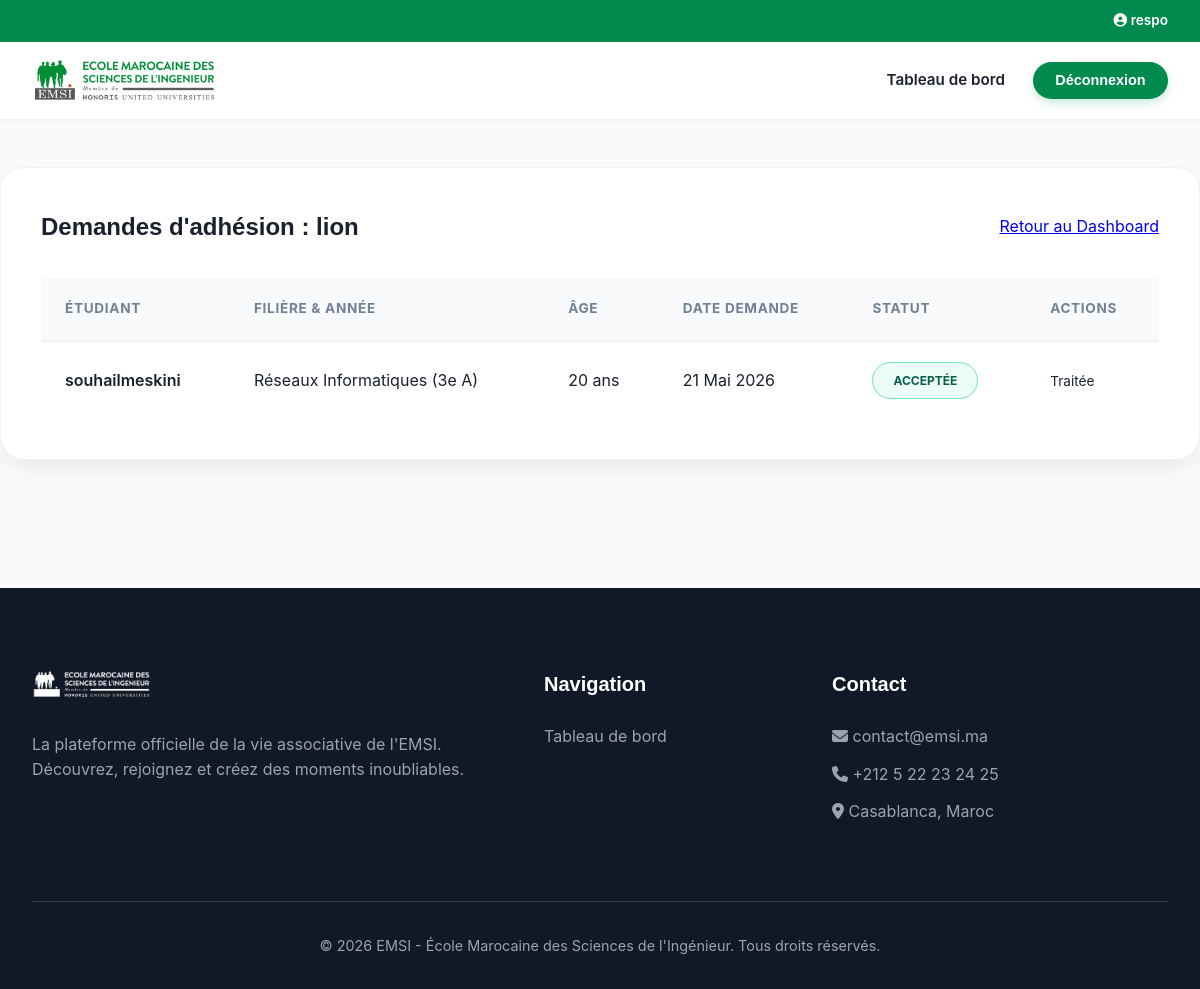
Page /clubs/1/manage/ (signed in) on the committed database.
### accounts/models.py (models this page shows, shortened)
class Utilisateur(AbstractUser):
    ROLE_CHOICES = (
        ('ADMIN',       'Administrateur'),
        ('RESPONSABLE', 'Responsable de club'),
        ('ETUDIANT',    'Étudiant'),
    )
    role    = models.CharField(max_length=15, choices=ROLE_CHOICES, default='ETUDIANT')
    filiere = models.CharField(
        max_length=20, choices=FILIERE_CHOICES,
        blank=True, null=True,
        verbose_name="Filière"
    )
    annee   = models.CharField(
        max_length=1, choices=ANNEE_CHOICES,
        blank=True, null=True,
        verbose_name="Année d'études"
    )
    age     = models.PositiveSmallIntegerField(
        blank=True, null=True,
        verbose_name="Âge"
    )
    def get_filiere_display_fr(self):
        return dict(FILIERE_CHOICES).get(self.filiere, self.filiere or '-')

### clubs/models.py (models this page shows, shortened)
class Club(models.Model):
    nom          = models.CharField(max_length=100, unique=True)
    description  = models.TextField()
    logo         = models.FileField(upload_to='clubs/logos/', blank=True, null=True)
    date_creation = models.DateTimeField(auto_now_add=True)
    est_valide   = models.BooleanField(default=False)
    responsable  = models.ForeignKey(
        Utilisateur, on_delete=models.CASCADE, related_name='clubs_geres'
    )
    cond_filiere  = models.CharField(
        max_length=20, choices=FILIERE_CHOICES,
        blank=True, null=True,
        verbose_name="Filière requise (laisser vide = toutes)"
    )
    cond_annee_min = models.PositiveSmallIntegerField(
        blank=True, null=True,
        verbose_name="Année minimale requise"
    )
    cond_annee_max = models.PositiveSmallIntegerField(
        blank=True, null=True,
        verbose_name="Année maximale requise"
    )
    cond_age_min  = models.PositiveSmallIntegerField(
        blank=True, null=True,
        verbose_name="Âge minimum requis"
    )
    cond_age_max  = models.PositiveSmallIntegerField(
        blank=True, null=True,
        verbose_name="Âge maximum requis"
    )

class Adhesion(models.Model):
    STATUT_CHOICES = (
        ('ATTENTE',  'En attente'),
        ('ACCEPTEE', 'Acceptée'),
        ('REFUSEE',  'Refusée'),
    )
    etudiant     = models.ForeignKey(Utilisateur, on_delete=models.CASCADE, related_name='adhesions')
    club         = models.ForeignKey(Club, on_delete=models.CASCADE, related_name='demandes_adhesion')
    statut       = models.CharField(max_length=10, choices=STATUT_CHOICES, default='ATTENTE')
    date_demande = models.DateTimeField(auto_now_add=True)

### clubs/views.py (the view)
# urls.py: path('<int:club_id>/manage/', views.manage_adhesions, name='manage_adhesions'),
@login_required
def manage_adhesions(request, club_id):
    club = get_object_or_404(Club, id=club_id)
    if request.user != club.responsable and request.user.role != 'ADMIN':
        messages.error(request, "Vous n'êtes pas autorisé à gérer ce club.")
        return redirect('home')
    adhesions = club.demandes_adhesion.all().order_by('-date_demande')
    return render(request, 'clubs/manage_adhesions.html', {'club': club, 'adhesions': adhesions})

### clubs/templates/clubs/manage_adhesions.html (shortened to what this page needs)
{% extends 'base.html' %}
{% block content %}
<div class="glass-card">
    <div style="display: flex; justify-content: space-between; align-items: center; margin-bottom: 2rem;">
        <h2>Demandes d'adhésion : {{ club.nom }}</h2>
        <a href="{% url 'dashboard' %}" class="btn-secondary">Retour au Dashboard</a>
    </div>
    {% if adhesions %}
        <div style="overflow-x: auto;">
            <table>
                <thead>
                    <tr>
                        <th>Étudiant</th>
                        <th>Filière & Année</th>
                        <th>Âge</th>
                        <th>Date demande</th>
                        <th>Statut</th>
                        <th>Actions</th>
                    </tr>
                </thead>
                <tbody>
                    {% for adhesion in adhesions %}
                    <tr>
                        <td style="font-weight: 600;">{{ adhesion.etudiant.username }}</td>
                        <td>{{ adhesion.etudiant.get_filiere_display_fr }} ({{ adhesion.etudiant.annee }}e A)</td>
                        <td>{{ adhesion.etudiant.age|default:"-" }} ans</td>
                        <td>{{ adhesion.date_demande|date:"d M Y" }}</td>
                        <td>
                            {% if adhesion.statut == 'ATTENTE' %}
                                <span class="badge badge-attente">En attente</span>
                            {% elif adhesion.statut == 'ACCEPTEE' %}
                                <span class="badge badge-acceptee">Acceptée</span>
                            {% else %}
                                <span class="badge badge-refusee">Refusée</span>
                            {% endif %}
                        </td>
                        <td>
                            {% if adhesion.statut == 'ATTENTE' %}
                                <div style="display: flex; gap: 0.5rem;">
                                    <form action="{% url 'approve_adhesion' adhesion.id %}" method="post" style="display: inline;">
                                        {% csrf_token %}
                                        <button type="submit" class="btn-primary" style="background: var(--success-color); padding: 0.3rem 0.8rem; font-size: 0.8rem;">Accepter</button>
                                    </form>
                                    <form action="{% url 'reject_adhesion' adhesion.id %}" method="post" style="display: inline;">
                                        {% csrf_token %}
                                        <button type="submit" class="btn-primary" style="background: var(--danger-color); padding: 0.3rem 0.8rem; font-size: 0.8rem;">Refuser</button>
                                    </form>
                                </div>
                            {% else %}
                                <span style="color: var(--text-secondary); font-size: 0.85rem;">Traitée</span>
                            {% endif %}
                        </td>
                    </tr>
                    {% endfor %}
                </tbody>
            </table>
        </div>
    {% else %}
        <p style="color: var(--text-secondary); text-align: center; padding: 2rem;">Aucune demande d'adhésion pour le moment.</p>
    {% endif %}
</div>
{% endblock %}

### templates/base.html (shortened to what this page needs)
<!DOCTYPE html>
<html lang="fr">
<head>
    {% load static %}
    <link rel="stylesheet" href="{% static 'css/style.css' %}">
    <link rel="stylesheet" href="https://cdnjs.cloudflare.com/ajax/libs/font-awesome/6.4.0/css/all.min.css">
</head>
<body>
    <div class="top-bar">
        <div class="container top-bar-container">
            <div class="top-auth">
                {% if not user.is_authenticated %}
                {% else %}
                    <span><i class="fas fa-user-circle"></i> {{ user.username }}</span>
                {% endif %}
            </div>
        </div>
    </div>
    <nav class="navbar">
        <div class="container navbar-container">
            <a href="{% if user.is_authenticated and user.role != 'ETUDIANT' %}{% url 'dashboard' %}{% else %}{% url 'home' %}{% endif %}" class="nav-brand">
                <img src="{% static 'images/emsi.png' %}" alt="EMSI">
            </a>
            <div class="nav-links">
                {% if user.is_authenticated %}
                    <a href="{% url 'dashboard' %}">Tableau de bord</a>
                    <form action="{% url 'logout' %}" method="post" style="display:inline;">
                        <button type="submit" class="btn-emsi">Déconnexion</button>
                    </form>
                {% else %}
                    <a href="{% url 'home' %}">Accueil</a>
                    <a href="{% url 'club_list' %}">Vie estudiantine</a>
                    <a href="{% url 'event_list' %}">Événements</a>
                    <a href="{% url 'login' %}">Connexion</a>
                    <a href="{% url 'register' %}" class="btn-emsi">Rejoindre</a>
                {% endif %}
            </div>
        </div>
    </nav>
    <main>
        {% block content %}{% endblock %}
    </main>
    <footer>
        <div class="container">
            <div class="footer-grid">
                <div>
                    <img src="{% static 'images/emsi.png' %}" alt="EMSI" style="height: 32px; filter: brightness(0) invert(1); margin-bottom: 1.5rem;">
                    <p>La plateforme officielle de la vie associative de l'EMSI. Découvrez, rejoignez et créez des moments inoubliables.</p>
                </div>
                <div>
                    <h3 class="footer-title">Navigation</h3>
                    <ul class="footer-links">
                        {% if not user.is_authenticated %}
                            <li><a href="{% url 'home' %}">Accueil</a></li>
                            <li><a href="{% url 'club_list' %}">Liste des Clubs</a></li>
                            <li><a href="{% url 'event_list' %}">Événements</a></li>
                        {% elif user.role == 'ETUDIANT' %}
                            <li><a href="{% url 'home' %}">Accueil</a></li>
                            <li><a href="{% url 'club_list' %}">Liste des Clubs</a></li>
                            <li><a href="{% url 'event_list' %}">Événements</a></li>
                            <li><a href="{% url 'dashboard' %}">Tableau de bord</a></li>
                        {% elif user.role == 'RESPONSABLE' %}
                            <li><a href="{% url 'dashboard' %}">Tableau de bord</a></li>
                        {% else %}
                            <li><a href="{% url 'dashboard' %}">Tableau de bord</a></li>
                            <li><a href="{% url 'admin_users' %}">Utilisateurs</a></li>
                        {% endif %}
                    </ul>
                </div>
                <div>
                    <h3 class="footer-title">Contact</h3>
                    <ul class="footer-links">
                        <li><i class="fas fa-envelope"></i> contact@emsi.ma</li>
                        <li><i class="fas fa-phone"></i> +212 5 22 23 24 25</li>
                        <li><i class="fas fa-map-marker-alt"></i> Casablanca, Maroc</li>
                    </ul>
                </div>
            </div>
            <div class="footer-bottom">
                &copy; 2026 EMSI - École Marocaine des Sciences de l'Ingénieur. Tous droits réservés.
            </div>
        </div>
    </footer>
</body>
</html>

### static/css/style.css (style rules this page uses)
:root { --emsi-green: #008a4e; --emsi-dark: #006b3c; --emsi-light: #e6f3ed; --text-main: #1a202c; --text-muted: #718096; --bg-site: #f8fafc; --card-bg: #ffffff; --accent-gradient: linear-gradient(135deg, #008a4e 0%, #006b3c 100%); --shadow-sm: 0 2px 4px rgba(0,0,0,0.05); --shadow-md: 0 10px 25px -5px rgba(0,0,0,0.08); --shadow-lg: 0 20px 40px -10px rgba(0,0,0,0.1); --radius-lg: 24px; --radius-md: 16px; --container-width: 1280px; }
* { margin: 0; padding: 0; box-sizing: border-box; }
body { font-family: 'Inter', -apple-system, sans-serif; background: var(--bg-site); color: var(--text-main); line-height: 1.6; min-height: 100vh; display: flex; flex-direction: column; }
.container { width: 100%; max-width: var(--container-width); margin: 0 auto; padding: 0 2rem; }
main { flex: 1; padding: 3rem 0; }
.top-bar { background: var(--emsi-green); color: white; padding: 10px 0; font-size: 0.85rem; font-weight: 600; }
.top-bar-container { display: flex; justify-content: space-between; align-items: center; gap: 1rem; min-height: 20px; }
.top-auth { display: flex; align-items: center; gap: 1rem; }
.navbar { background: white; padding: 0.85rem 0; position: relative; z-index: 1000; box-shadow: var(--shadow-sm); }
.navbar-container { display: flex; justify-content: space-between; align-items: center; }
.nav-brand img { height: 50px; display: block; }
.nav-links { display: flex; gap: 1.75rem; align-items: center; }
.nav-links a { text-decoration: none; color: var(--text-main); font-weight: 600; font-size: 0.95rem; transition: all 0.3s; padding: 0.4rem 0; position: relative; }
.nav-links a::after { content: ''; position: absolute; bottom: 0; left: 0; width: 0; height: 2px; background: var(--emsi-green); transition: width 0.3s; }
.btn-emsi { background: var(--emsi-green); color: white !important; padding: 0.65rem 1.4rem; border-radius: 100px; font-weight: 700; font-size: 0.9rem; border: none; cursor: pointer; box-shadow: 0 4px 10px rgba(0, 138, 78, 0.2); transition: all 0.3s; display: inline-flex; align-items: center; justify-content: center; text-decoration: none; }
.glass-card { background: white; border-radius: var(--radius-lg); padding: 2.5rem; border: 1px solid #edf2f7; box-shadow: var(--shadow-md); }
h1, h2, h3 { font-family: 'Outfit', sans-serif; color: var(--text-main); }
footer { background: #111827; color: #9ca3af; padding: 5rem 0 2rem; margin-top: 5rem; }
.footer-grid { display: grid; grid-template-columns: 2fr 1fr 1.5fr; gap: 4rem; margin-bottom: 4rem; }
.footer-title { color: white; font-size: 1.25rem; margin-bottom: 1.5rem; font-weight: 700; }
.footer-links { list-style: none; }
.footer-links li { margin-bottom: 0.75rem; }
.footer-links a { color: inherit; text-decoration: none; transition: color 0.3s; }
.footer-bottom { border-top: 1px solid #374151; padding-top: 2rem; text-align: center; font-size: 0.9rem; }
table { width: 100%; border-collapse: collapse; text-align: left; }
th { background: #f8fafc; padding: 1.25rem 1.5rem; font-weight: 700; color: var(--text-muted); font-size: 0.85rem; text-transform: uppercase; letter-spacing: 0.05em; border-bottom: 2px solid #edf2f7; }
td { padding: 1.25rem 1.5rem; border-bottom: 1px solid #edf2f7; color: var(--text-main); vertical-align: middle; }
tr:last-child td { border-bottom: none; }
.badge { padding: 0.5rem 1.25rem; border-radius: 100px; font-size: 0.75rem; font-weight: 700; text-transform: uppercase; display: inline-flex; align-items: center; gap: 0.5rem; }
.badge-acceptee { background: #ecfdf5; color: #065f46; border: 1px solid #6ee7b7; }

### rows in the picture
Utilisateur: username "respo"
Club: nom "lion"
Adhesion: etudiant.username "souhailmeskini", etudiant.get_filiere_display_fr "Réseaux Informatiques", etudiant.annee "3", etudiant.age "20", date_demande "21 Mai 2026", statut "ACCEPTÉE"
